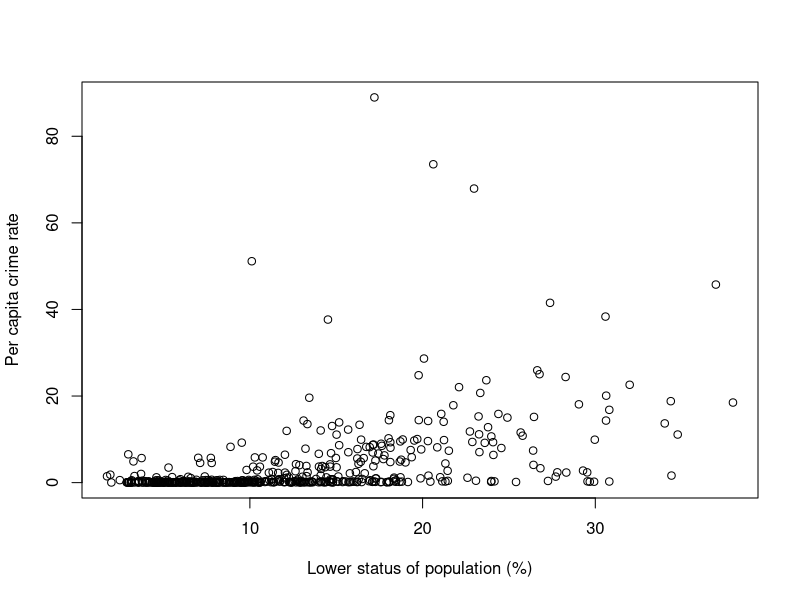
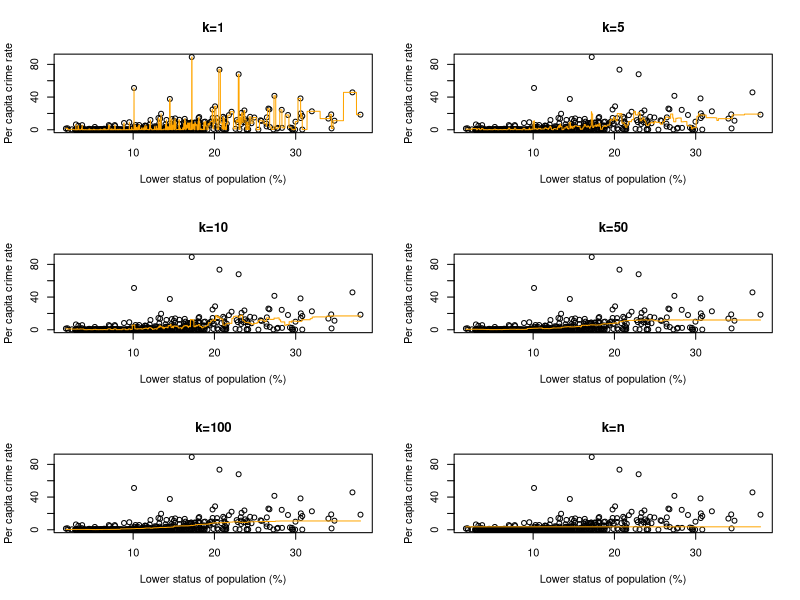

Recreate these plots in R, in order.
## ---- chunk 1
knitr::opts_chunk$set(echo = TRUE)
## ---- chunk 2
library(FNN)
library(MASS)
x =  Boston$lstat
y = Boston$crim
## ---- chunk 3
plot(x, y, xlab = "Lower status of population (%)", ylab = "Per capita crime rate")
## ---- chunk 4
lstat_grid = data.frame(lstat = seq(min(Boston$lstat), max(Boston$lstat), by=0.01))
# or equivalently
# lstat_grid = data.frame(lstat = seq(range(Boston$lstat)[1], range(Boston$lstat)[2], by=0.01))
## ---- chunk 5
pred_k1 = knn.reg(train=x, test=lstat_grid, y=y, k=1)
pred_k5 = knn.reg(train=x, test=lstat_grid, y=y, k=5)
pred_k10 = knn.reg(train=x, test=lstat_grid, y=y, k=10)
pred_k50 = knn.reg(train=x, test=lstat_grid, y=y, k=50)
pred_k100 = knn.reg(train=x, test=lstat_grid, y=y, k=100)
n = dim(Boston)[1]
pred_kn = knn.reg(train=x, test=lstat_grid, y=y, k=n)
## ---- chunk 6
par(mfrow = c(3,2))

plot(y ~ x, xlab = "Lower status of population (%)", ylab = "Per capita crime rate", main="k=1")
lines(x = lstat_grid$lstat, y = pred_k1$pred, col='orange')

plot(y ~ x, xlab = "Lower status of population (%)", ylab = "Per capita crime rate", main="k=5")
lines(x = lstat_grid$lstat, y = pred_k5$pred, col='orange')

plot(y ~ x, xlab = "Lower status of population (%)", ylab = "Per capita crime rate", main="k=10")
lines(x = lstat_grid$lstat, y = pred_k10$pred, col='orange')

plot(y ~ x, xlab = "Lower status of population (%)", ylab = "Per capita crime rate", main="k=50")
lines(x = lstat_grid$lstat, y = pred_k50$pred, col='orange')

plot(y ~ x, xlab = "Lower status of population (%)", ylab = "Per capita crime rate", main="k=100")
lines(x = lstat_grid$lstat, y = pred_k100$pred, col='orange')

plot(y ~ x, xlab = "Lower status of population (%)", ylab = "Per capita crime rate", main="k=n")
lines(x = lstat_grid$lstat, y = pred_kn$pred, col='orange')
